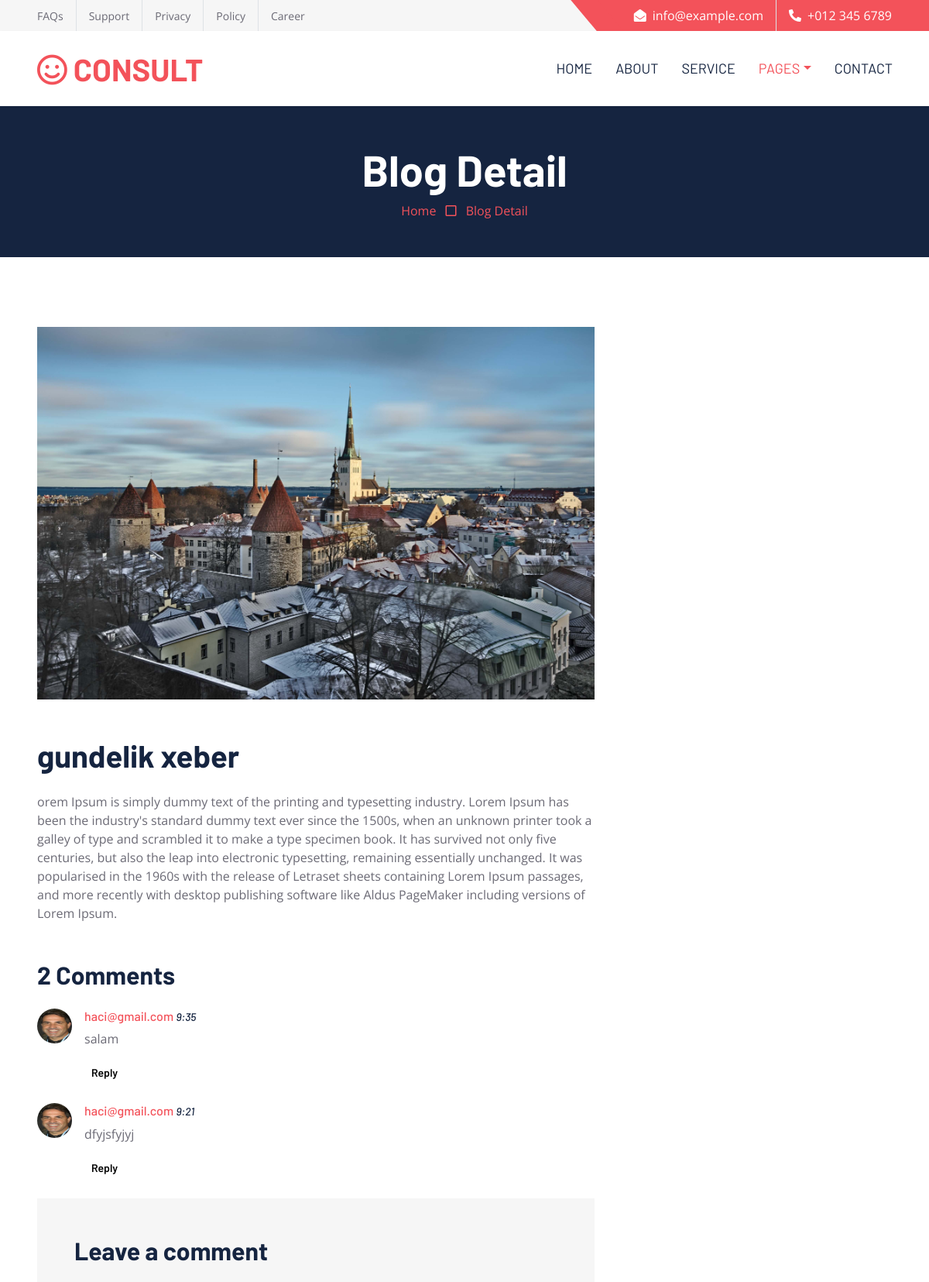
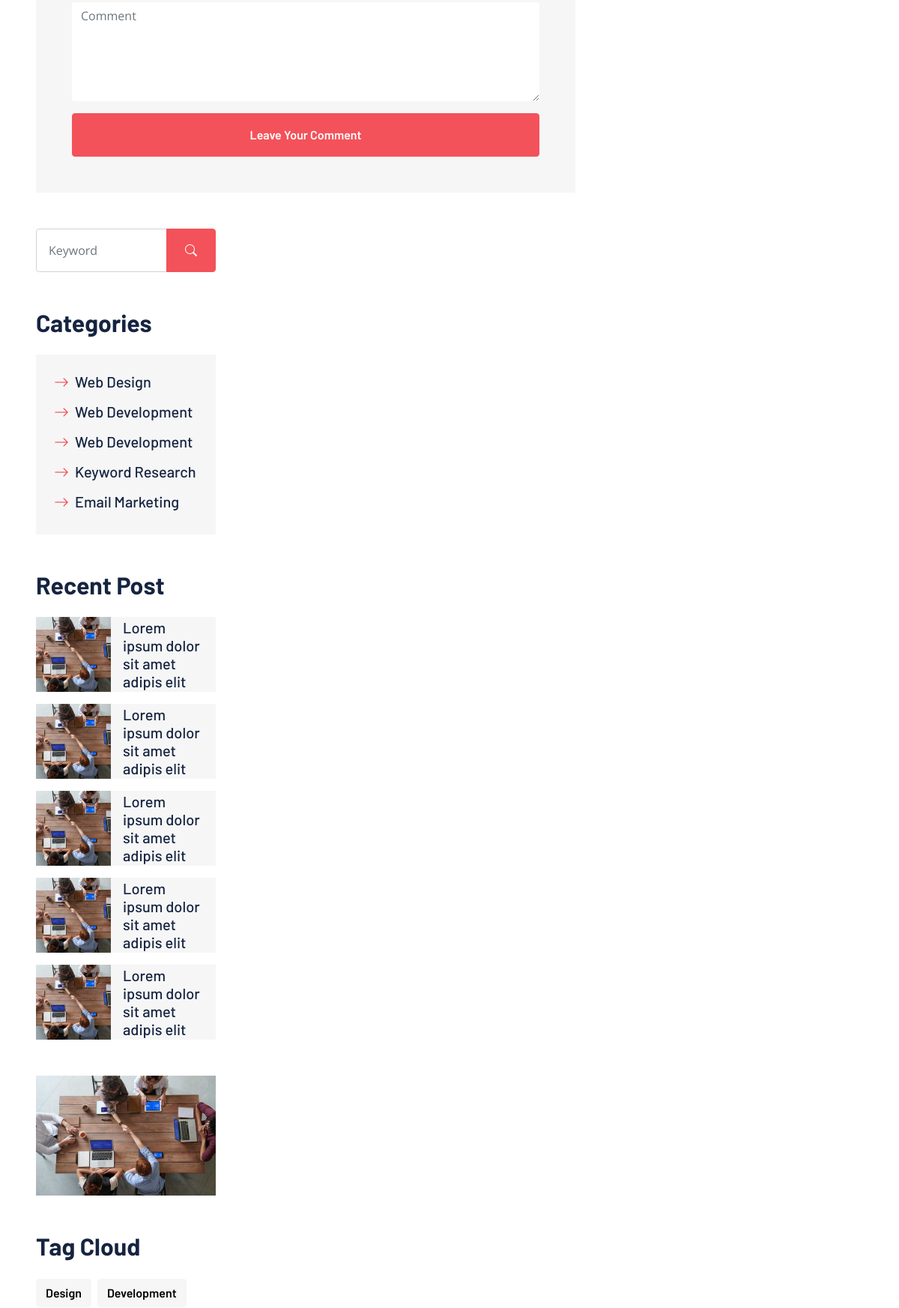
The app's page /blog/detail/cahMCRALwr (upper part) with its own data (2 pictures, top to bottom).
### my_app/models.py (models this page shows, shortened)
class Blog(SlugMixin, DateMixin):
    title = models.CharField(max_length=255,verbose_name='basliq')
    description = models.TextField(verbose_name='movzu')
    image = models.ImageField(upload_to=Uploader.upload_photo_to_blog,null=True,blank=True)
    class Meta:
     ordering = ('title',)
     verbose_name = 'bloq'
     verbose_name_plural = 'bloqlar'

class Comment(DateMixin, SlugMixin):
    text = models.TextField(verbose_name="User's comment")
    blog = models.ForeignKey(Blog, on_delete=models.SET_NULL, null=True, blank=True)
    user = models.ForeignKey(User, on_delete=models.SET_NULL, null=True, blank=True)
    class Meta:
        ordering = ("-created_at", )
        verbose_name = "Rey"
        verbose_name_plural = "Reyler"

### account/models.py (models this page shows, shortened)
class MyUser(AbstractBaseUser):
    email = models.EmailField(unique=True, max_length=120)
    name = models.CharField(max_length=40, verbose_name="Istifadəçi adi", blank=True, null=True)
    surname = models.CharField(max_length=40, verbose_name="Istifadəçi soyadi", blank=True, null=True)
    pp = models.ImageField(upload_to="accounts/", blank=True, null=True)
    age = models.CharField(max_length=255, verbose_name="Age")
    birthday = models.DateField(null=True, blank=True)
    gender = models.CharField(max_length=20, null=True, blank=True)
    phone = models.CharField(max_length=100, null=True, blank=True)
    slug = models.SlugField(unique=True)
    activation_code = models.CharField(max_length=50, unique=True, blank=True, null=True)
    password_reset_code = models.CharField(max_length=120, blank=True, null=True)
    created_at = models.DateTimeField(auto_now_add=True)
    is_active = models.BooleanField(default=True)
    is_staff = models.BooleanField(default=False)
    is_superuser = models.BooleanField(default=False)
    objects = MyUserManager()
    USERNAME_FIELD = 'email'
    class Meta:
        ordering = ['-created_at']
        verbose_name = 'MyUser'
        verbose_name_plural = 'MyUser'

### my_app/views.py (the view)
# urls.py: path('blog/detail/<slug>',blog_detail_view,name = 'blog_detail'),
def blog_detail_view(request,slug):
    blog = Blog.objects.get(slug=slug)
    comments = Comment.objects.filter(blog=blog) #comment
    if request.method == "POST":
        comment = request.POST.get("comment")
        my_obj = Comment.objects.create(
            text=comment, user=request.user, blog=blog
        )
        my_obj.save()
    context = {
    'blog':blog,
    "comments": comments
    }
    return render(request,'detail.html',context)

### templates/detail.html (shortened to what this page needs)
{% load static %}
<!DOCTYPE html>
<html lang="en">
<head>
    <link href="https://cdnjs.cloudflare.com/ajax/libs/font-awesome/5.10.0/css/all.min.css" rel="stylesheet">
    <link href="https://cdn.jsdelivr.net/npm/bootstrap-icons@1.4.1/font/bootstrap-icons.css" rel="stylesheet">
    <link href="{% static 'lib/owlcarousel/assets/owl.carousel.min.css' %}" rel="stylesheet">
    <link href="{% static 'css/bootstrap.min.css' %}" rel="stylesheet">
    <link href="{% static 'css/style.css' %}" rel="stylesheet">
</head>
<div>
    <div class="container-fluid bg-secondary ps-5 pe-0 d-none d-lg-block">
        <div class="row gx-0">
            <div class="col-md-6 text-center text-lg-start mb-2 mb-lg-0">
                <div class="d-inline-flex align-items-center">
                    <a class="text-body py-2 pe-3 border-end" href=""><small>FAQs</small></a>
                    <a class="text-body py-2 px-3 border-end" href=""><small>Support</small></a>
                    <a class="text-body py-2 px-3 border-end" href=""><small>Privacy</small></a>
                    <a class="text-body py-2 px-3 border-end" href=""><small>Policy</small></a>
                    <a class="text-body py-2 ps-3" href=""><small>Career</small></a>
                </div>
            </div>
            <div class="col-md-6 text-center text-lg-end">
                <div class="position-relative d-inline-flex align-items-center bg-primary text-white top-shape px-5">
                    <div class="me-3 pe-3 border-end py-2">
                        <p class="m-0"><i class="fa fa-envelope-open me-2"></i>info@example.com</p>
                    </div>
                    <div class="py-2">
                        <p class="m-0"><i class="fa fa-phone-alt me-2"></i>+012 345 6789</p>
                    </div>
                </div>
            </div>
        </div>
    </div>
    <nav class="navbar navbar-expand-lg bg-white navbar-light shadow-sm px-5 py-3 py-lg-0">
        <a href="index.html" class="navbar-brand p-0">
            <h1 class="m-0 text-uppercase text-primary"><i class="far fa-smile text-primary me-2"></i>consult</h1>
        </a>
        <div class="collapse navbar-collapse" id="navbarCollapse">
            <div class="navbar-nav ms-auto py-0 me-n3">
                <a href="index.html" class="nav-item nav-link">Home</a>
                <a href="about.html" class="nav-item nav-link">About</a>
                <a href="service.html" class="nav-item nav-link">Service</a>
                <div class="nav-item dropdown">
                    <a href="#" class="nav-link dropdown-toggle active" data-bs-toggle="dropdown">Pages</a>
                </div>
                <a href="contact.html" class="nav-item nav-link">Contact</a>
            </div>
        </div>
    </nav>
    <div class="container-fluid bg-dark p-5">
        <div class="row">
            <div class="col-12 text-center">
                <h1 class="display-4 text-white">Blog Detail</h1>
                <a href="">Home</a>
                <i class="far fa-square text-primary px-2"></i>
                <a href="">Blog Detail</a>
            </div>
        </div>
    </div>
    <div class="container-fluid py-6 px-5">
        <div class="row g-5">
            <div class="col-lg-8">
                <div class="mb-5">
                    <img class="img-fluid w-100 mb-5" src="{{blog.image.url}}" alt="">
                    <h1 class="mb-4">{{blog.title}}</h1>
                    {{blog.description}}
                </div>
                <div class="mb-5">
                    <h2 class="mb-4">{{comments.count}} Comments</h2>
                    {% for c in comments %}
                    <div class="d-flex mb-4">
                        <img src="{{c.user.pp.url}}" class="img-fluid rounded-circle" style="width: 45px; height: 45px;">
                        <div class="ps-3">
                            <h6><a href="">{{c.user.email}}</a> <small><i>{{c.created_at|date:'f'}}</i></small></h6>
                            <p>{{c.text}}</p>
                            <button class="btn btn-sm btn-light">Reply</button>
                        </div>
                    </div>
                    {% endfor %}
                <div class="bg-secondary p-5">
                    <h2 class="mb-4">Leave a comment</h2>
                    <form method="post">
                        <div class="row g-3">
                            <div class="col-12">
                                <textarea class="form-control bg-white border-0" rows="5" name="comment" placeholder="Comment"></textarea>
                            </div>
                            <div class="col-12">
                                <button class="btn btn-primary w-100 py-3" type="submit">Leave Your Comment</button>
                            </div>
                        </div>
                    </form>
                </div>
            </div>
            <div class="col-lg-4">
                <div class="mb-5">
                    <div class="input-group">
                        <input type="text" class="form-control p-3" placeholder="Keyword">
                        <button class="btn btn-primary px-4"><i class="bi bi-search"></i></button>
                    </div>
                </div>
                <div class="mb-5">
                    <h2 class="mb-4">Categories</h2>
                    <div class="d-flex flex-column justify-content-start bg-secondary p-4">
                        <a class="h5 mb-3" href="#"><i class="bi bi-arrow-right text-primary me-2"></i>Web Design</a>
                        <a class="h5 mb-3" href="#"><i class="bi bi-arrow-right text-primary me-2"></i>Web Development</a>
                        <a class="h5 mb-3" href="#"><i class="bi bi-arrow-right text-primary me-2"></i>Web Development</a>
                        <a class="h5 mb-3" href="#"><i class="bi bi-arrow-right text-primary me-2"></i>Keyword Research</a>
                        <a class="h5" href="#"><i class="bi bi-arrow-right text-primary me-2"></i>Email Marketing</a>
                    </div>
                </div>
                <div class="mb-5">
                    <h2 class="mb-4">Recent Post</h2>
                    <div class="d-flex mb-3">
                        <img class="img-fluid" src="img/blog-1.jpg" style="width: 100px; height: 100px; object-fit: cover;" alt="">
                        <a href="" class="h5 d-flex align-items-center bg-secondary px-3 mb-0">Lorem ipsum dolor sit amet adipis elit
                        </a>
                    </div>
                    <div class="d-flex mb-3">
                        <img class="img-fluid" src="img/blog-1.jpg" style="width: 100px; height: 100px; object-fit: cover;" alt="">
                        <a href="" class="h5 d-flex align-items-center bg-secondary px-3 mb-0">Lorem ipsum dolor sit amet adipis elit
                        </a>
                    </div>
                    <div class="d-flex mb-3">
                        <img class="img-fluid" src="img/blog-1.jpg" style="width: 100px; height: 100px; object-fit: cover;" alt="">
                        <a href="" class="h5 d-flex align-items-center bg-secondary px-3 mb-0">Lorem ipsum dolor sit amet adipis elit
                        </a>
                    </div>
                    <div class="d-flex mb-3">
                        <img class="img-fluid" src="img/blog-1.jpg" style="width: 100px; height: 100px; object-fit: cover;" alt="">
                        <a href="" class="h5 d-flex align-items-center bg-secondary px-3 mb-0">Lorem ipsum dolor sit amet adipis elit
                        </a>
                    </div>
                    <div class="d-flex">
                        <img class="img-fluid" src="img/blog-1.jpg" style="width: 100px; height: 100px; object-fit: cover;" alt="">
                        <a href="" class="h5 d-flex align-items-center bg-secondary px-3 mb-0">Lorem ipsum dolor sit amet adipis elit
                        </a>
                    </div>
                </div>
                <div class="mb-5">
                    <img src="img/blog-1.jpg" alt="" class="img-fluid">
                </div>
                <div class="mb-5">
                    <h2 class="mb-4">Tag Cloud</h2>
                    <div class="d-flex flex-wrap m-n1">
                        <a href="" class="btn btn-secondary m-1">Design</a>
                        <a href="" class="btn btn-secondary m-1">Development</a>
                    </div>
                </div>
            </div>
        </div>
    </div>
</body>
</html>

### static/css/style.css (style rules this page uses)
:root { --primary: #F3525A; --secondary: #F6F6F6; --light: #FFFFFF; --dark: #152440; }
h1, h2, .font-weight-bold { font-weight: 700 !important; }
h5, h6, .font-weight-medium { font-weight: 500 !important; }
.py-6 { padding-top: 90px; padding-bottom: 90px; }
.btn { font-family: 'Barlow', sans-serif; font-weight: 600; transition: .5s; }
.btn-primary { color: #FFFFFF; }
.top-shape::before { position: absolute; content: ""; width: 35px; height: 100%; top: 0; left: -17px; background: var(--primary); transform: skew(40deg); }
.navbar-light .navbar-nav .nav-link { font-family: 'Barlow', sans-serif; padding: 35px 15px; font-size: 18px; text-transform: uppercase; color: var(--dark); outline: none; transition: .5s; }
.navbar-light .navbar-nav .nav-link:hover, .navbar-light .navbar-nav .nav-link.active { color: var(--primary); }

### records on screen
Blog: image (picture), title "gundelik xeber", description "orem Ipsum is simply dummy text of the printing and typesetting industry. Lorem Ipsum has been the industry's standard dummy text ever since the 1500s, when an unknown printer took a galley of type and scrambled it to make a type specimen book. It has survived not only five centuries, but also the leap into electronic typesetting, remaining essentially unchanged. It was popularised in the 1960s with the release of Letraset sheets containing Lorem Ipsum passages, and more recently with desktop publishing software like Aldus PageMaker including versions of Lorem Ipsum."
Comment: user.pp (picture), user.email "haci@gmail.com", created_at "9:35", text "salam"
Comment: user.pp (picture), user.email "haci@gmail.com", created_at "9:21", text "dfyjsfyjyj"

### other values on screen
{{ comments.count }} "2"
